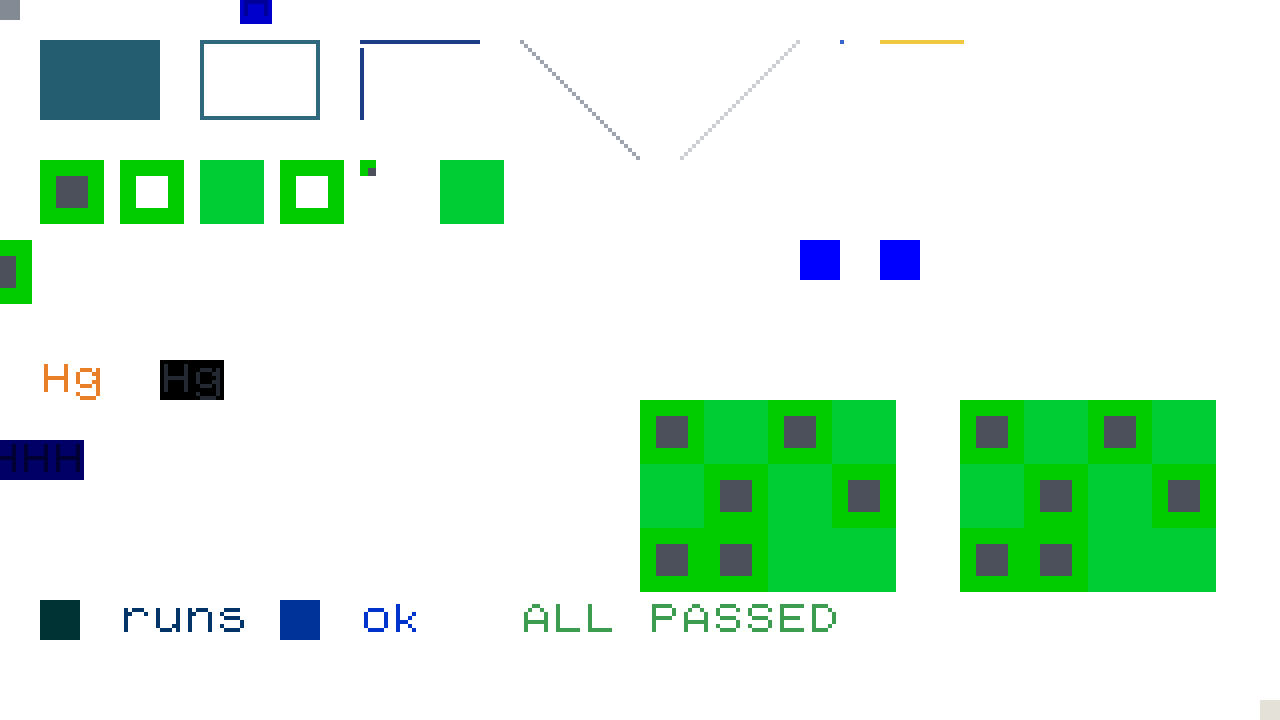
#> input picture sdk/c/game/tests/ref/draw-1.png, 1280 x 720 px
$ python -i hzapp.py   (imports and definitions only)
#> lines starting #> are read from the running program, lines starting #| are printed output that depends on the picture
#> further down, picture is the input picture: PIL image 1280x720 RGB; mean R, G, B 215.7, 240.2, 221.9
#!/usr/bin/env python3
"""hzapp.py - pack, list and check Horizon apps (.HZA archives).

    hzapp.py pack FOLDER [-o FILE.HZA] [--mtime N] [--needs-from-program]
                                           FOLDER -> NAME.HZA (NAME = the folder's name)
    hzapp.py list FILE.HZA                 what is in it, and its APP.INF
    hzapp.py check FOLDER|FILE.HZA         the checks only (exit 1 on an error), and
                                           what the program itself checks (its needs)
    hzapp.py icon IMAGE.png OUT.ICN [--no-shadow] [--preview FILE.png]
                                           any picture -> an app icon (needs Pillow)

An app is one folder: its program (NAME.PRG), its data, and APP.INF, a text file of
"key=value" lines (sdk/docs/apps.md). Its archive is a plain POSIX ustar file (no
compression, no pax or GNU headers) that holds that one folder. Horizon's Installer
(/BIN/INSTALL.PRG: a double click on the .HZA in Files, or "install FILE.HZA" in the shell)
unpacks it to /APPS/NAME.

pack checks the folder first (an error stops it, a warning does not):
  - APP.INF is there; its keys are known ones; name is at most 24 characters, category 15,
    version 15, description 63, types and needs 47, program 63, (0.31) args 127, console
    yes / error / no. A PROG.ARG file (the user's options, appended to the arguments when
    the Desktop or Files starts the program) in the archive: a warning (an update would
    replace the user's).
  - the program: program=NAME.PRG, else FOLDER.PRG, else the folder's only .PRG; it must be
    a Horizon program (an o65 file). Its requirements block (HZ_NEEDS, hcc --needs) is read
    and compared with APP.INF's needs= line. When APP.INF has no needs= line, the APP.INF
    put into the archive gets one from the program's block (the folder's file is not
    changed); when both are there and differ, a warning, and --needs-from-program puts the
    program's into the archive's APP.INF instead.
  - icon= is one of Horizon's built-in icon names (BUILTIN_ICONS: the Desktop's list) or an
    icon file in the folder of exactly 1024 bytes.
  - every name is one the card's file system (FAT, long names) takes and the Installer
    accepts: printable ASCII without \\ : * ? " < > |, no part ending in '.' or ' ' or
    starting with ' '; the folder's name at most 32 characters, not starting with '.';
    every path inside it at most 112 characters, /APPS/NAME/path at most 127.
  - files and folders whose name starts with '.' are left out (.DS_Store, .git): a warning.
  - links are refused; files of 16 MB or more get a warning (the card takes them, but the
    machine has 8 MB of memory).
The archive's entries are sorted (the folder first), owner 0, modes 644 / 755, the files'
own modification times (--mtime N: all of them N, seconds since 1970, for reproducible
archives).

icon makes an icon file (APP.INF's icon=) from any picture Pillow reads (PNG, ...): 32 x 32
pixels, one byte each (an index of the Desktop's palette), 255 transparent. A picture larger
than the icon's room is scaled down (its proportions kept; whole-number steps for pixel art),
a smaller one is centred. Each pixel becomes the nearest colour of the palette (indices 0 to
254); alpha below 128 is transparent. Then the house style's drop shadow (colour 15, one
pixel right and down; --no-shadow: none). --preview: the icon 4 x on the desktop's colours.

Plain tar works too: `tar --format=ustar -cf DIGGER.HZA DIGGER` (GNU tar or bsdtar, from
the folder that holds DIGGER). Without --format=ustar GNU tar uses its own format, which
is fine while every name is at most 100 characters; pax headers (bsdtar's extended
attributes, Python's default format) are skipped by the Installer.
"""
import io
import os
import struct
import sys
import tarfile

KEYS = {"name": 24, "program": 63, "icon": 31, "types": 47, "category": 15,
        "version": 15, "description": 63, "needs": 47, "args": 127, "console": 7}
CONSOLE = ("yes", "error", "no")       # (Horizon 0.31) console=: a Terminal window, kept / closed at code 0
BAD = set('\\:*?"<>|')
NEEDS_MAGIC = b"HZNEEDS\x01"
NEED_FLAGS = [(0x01, "lau"), (0x02, "opl2"), (0x04, "sprites"), (0x08, "blitter"),
              (0x10, "joystick")]
BIG = 16 << 20
ICON_BYTES = 1024
# the Desktop's built-in icons by name (horizon/user/desk.s, "apinames"; the SDK's apps test
# checks this list against it and against sdk/docs/apps.md)
BUILTIN_ICONS = ["folder", "sd", "atari", "doc", "text", "writedoc", "sheetdoc", "picture",
                 "basdoc", "disk", "xex", "cart", "program", "edit", "write", "sheet", "paint",
                 "basic", "calc", "solitaire", "terminal", "files", "settings", "about", "pc",
                 "freecell", "music", "musicdoc"]
# the window system's palette (horizon/tools/mkpalette.py; checked by the apps test):
# 0-15 the UI colours, 16-231 the cube 16 + 36 r + 6 g + b (0, 51, ... 255), 232-255 greys
UI_COLOURS = [(0, 0, 0), (255, 255, 255), (36, 92, 112), (46, 104, 124), (28, 60, 132),
              (132, 138, 148), (228, 226, 216), (76, 80, 90), (160, 164, 172), (204, 206, 210),
              (52, 100, 204), (200, 52, 44), (240, 200, 64), (60, 156, 80), (232, 128, 40),
              (36, 40, 48)]
PALETTE = (UI_COLOURS + [(r * 51, g * 51, b * 51) for r in range(6) for g in range(6)
                         for b in range(6)] + [(8 + 10 * i,) * 3 for i in range(24)])
SHADOW = 15


class Report:
    def __init__(self):
        self.errors = 0
        self.warnings = 0

    def error(self, msg):
        print(f"hzapp: error: {msg}", file=sys.stderr)
        self.errors += 1

    def warn(self, msg):
        print(f"hzapp: warning: {msg}", file=sys.stderr)
        self.warnings += 1


# [80 lines left out: functions parse_inf, check_part, check_root, check_path, needs_of_prg, not called in this run]


def norm_needs(s):
    return ",".join(sorted(t.strip().lower() for t in s.split(",") if t.strip()))


# [375 lines left out: functions check_program, check_icon, inf_with_needs, pick_program, check_inf, check_argfile and 5 more, not called in this run]


def nearest(rgb):
    """the nearest colour of the palette (0-254: 255 is transparent)"""
    r, g, b = rgb
    best, bi = None, 0
    for i, (pr, pg, pb) in enumerate(PALETTE[:255]):
        d = (r - pr) ** 2 + (g - pg) ** 2 + (b - pb) ** 2
        if best is None or d < best:
            best, bi = d, i
    return bi


def make_icon(im, shadow=True):
    """a Pillow picture -> the icon's 1024 bytes"""
#> called with shadow = True
    from PIL import Image
    im = im.convert("RGBA")
    room = 31 if shadow else 32
    w, h = im.size
#> w = 1280; h = 720
    if w > room or h > room:
        k = -(-max(w, h) // room)                  # pixel art: a whole-number step
#> k = 42
        if w % k == 0 and h % k == 0:
            im = im.resize((w // k, h // k), Image.NEAREST)
        else:
            s = room / max(w, h)
#> s = 0.0242
            im = im.resize((max(1, round(w * s)), max(1, round(h * s))), Image.LANCZOS)
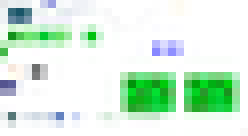
#> im: PIL image 31x17 RGBA (shown 8 times larger); mean R, G, B, A 214.6, 239.2, 220.6, 255
    w, h = im.size
#> w = 31; h = 17
    ox, oy = (room - w) // 2, (room - h) // 2
#> ox = 0; oy = 7
    ic = [[255] * 32 for _ in range(32)]
    px = im.load()
    cache = {}
    for y in range(h):
        for x in range(w):
            r, g, b, a = px[x, y]
            if a >= 128:
                if (r, g, b) not in cache:
                    cache[(r, g, b)] = nearest((r, g, b))
                ic[oy + y][ox + x] = cache[(r, g, b)]
    if shadow:                                     # one pixel right and down, colour 15
        for y in range(31, 0, -1):
            for x in range(31, 0, -1):
                if ic[y][x] == 255 and ic[y - 1][x - 1] not in (255, SHADOW):
                    ic[y][x] = SHADOW
    return bytes(v for row in ic for v in row)


# [56 lines left out: functions cmd_icon, main, not called in this run]


# [2 lines not run here, left out]

>>> from PIL import Image
>>> picture = Image.open('../c/game/tests/ref/draw-1.png')
>>> result = make_icon(picture)
